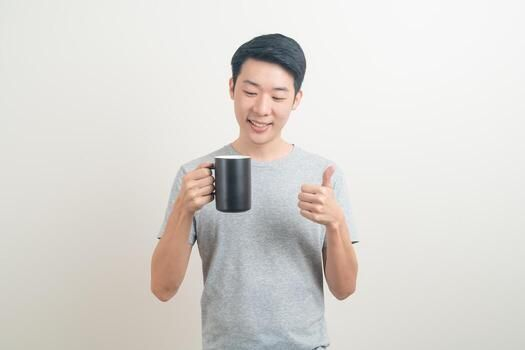
#> input picture CVIP/Lab 6/cup_holding.jpg, 525 x 350 px
$ jupyter execute lab6_image_segmentation.ipynb   (older library calls are emulated)
#> lines starting #> are read from the running program, lines starting #| are printed output that depends on the picture; after the words box and inside, x2 and y2 are one past the last pixel; in counts of white or black regions, pixels touching at a corner belong together
# Computer Vision and Image Processing (CSCS111/CSDS119)
## Lab Assignment 6: Image Segmentation

**Input Image**: `cup_holding.jpg`

This notebook covers:
- **Part A**:
  1. Prominent point detection and directional line detection (Horizontal, Vertical, +45°, -45°).
  2. Spatial edge detection operators: Roberts Cross, Prewitt, Sobel, and Laplacian.
  3. Thresholding-based segmentation: Iterative Global Thresholding vs. Otsu's thresholding.
  4. Region-based segmentation (Region Growing): sensitivity analysis with seed locations and similarity threshold $\Delta T$.
  5. Comparative observations on separation effectiveness.
- **Part B**:
  - Segmentation pipeline focusing on retaining the **black cup** in hand in contrast to the surrounding **gray background** and hand skin tones.
  - Comparison against single-technique thresholding failures (Global Otsu & Naive dark thresholding).
  - Object disappearance using surrounding inpainting.

[cell 1]
import cv2
import numpy as np
import matplotlib.pyplot as plt
from collections import deque

# Load image
img_bgr = cv2.imread('cup_holding.jpg')
#> img_bgr is the input picture: shape (350, 525, 3); mean B, G, R 211.3, 215.7, 218.9
img_rgb = cv2.cvtColor(img_bgr, cv2.COLOR_BGR2RGB)
gray = cv2.cvtColor(img_bgr, cv2.COLOR_BGR2GRAY)
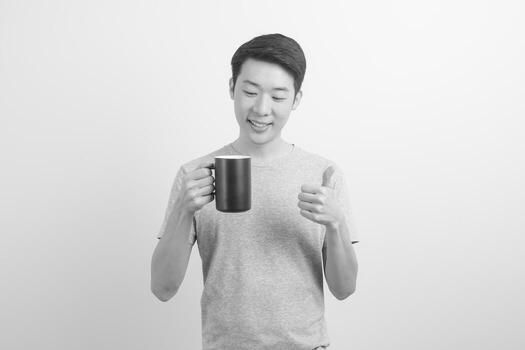
#> gray: shape (350, 525); min 15, max 255, mean 216.2

print(f"Loaded cup_holding.jpg with dimensions: {img_bgr.shape[1]}x{img_bgr.shape[0]} (Channels: {img_bgr.shape[2]})")
#| Loaded cup_holding.jpg with dimensions: 525x350 (Channels: 3)

fig, ax = plt.subplots(figsize=(6, 4))
ax.imshow(img_rgb)
ax.set_title("Original Image (cup_holding.jpg)")
ax.axis("off")
plt.tight_layout()
plt.show()

### Part A.1: Point and Directional Line Detection
- **Point Detection Mask**: $3 \times 3$ Laplacian-based kernel detecting isolated points with high spatial frequency.
- **Directional Line Masks**: Horizontal, Vertical, +45°, and -45° kernels designed to respond strongly to lines oriented along specific directions.

[cell 2]
# Point detection kernel
point_kernel = np.array([[-1, -1, -1],
                         [-1,  8, -1],
                         [-1, -1, -1]], dtype=np.float32)
point_resp = np.abs(cv2.filter2D(gray, cv2.CV_32F, point_kernel))
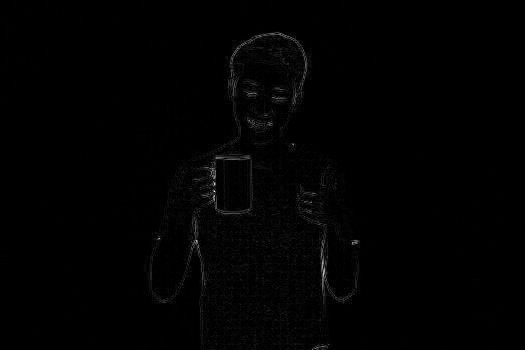
#> point_resp: shape (350, 525) float32; min 0, max 996, mean 8.2; drawn with min black and max white
# Prominent point detection threshold (top 0.5% responses)
point_thresh = np.percentile(point_resp, 99.5)
#> point_thresh = 191
point_detected = (point_resp > point_thresh).astype(np.uint8) * 255
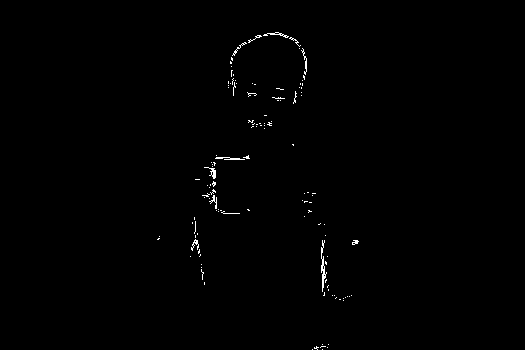
#> point_detected: shape (350, 525); 0.5% white in thin lines or dots, all inside (x1, y1, x2, y2) = (157, 32, 359, 350)

# Directional line detection kernels
line_h = np.array([[-1, -1, -1],
                   [ 2,  2,  2],
                   [-1, -1, -1]], dtype=np.float32)
line_v = np.array([[-1,  2, -1],
                   [-1,  2, -1],
                   [-1,  2, -1]], dtype=np.float32)
line_p45 = np.array([[-1, -1,  2],
                     [-1,  2, -1],
                     [ 2, -1, -1]], dtype=np.float32)
line_m45 = np.array([[ 2, -1, -1],
                     [-1,  2, -1],
                     [-1, -1,  2]], dtype=np.float32)

resp_h = np.abs(cv2.filter2D(gray, cv2.CV_32F, line_h))
resp_v = np.abs(cv2.filter2D(gray, cv2.CV_32F, line_v))
resp_p45 = np.abs(cv2.filter2D(gray, cv2.CV_32F, line_p45))
resp_m45 = np.abs(cv2.filter2D(gray, cv2.CV_32F, line_m45))

# Plot results
fig, axes = plt.subplots(2, 3, figsize=(15, 8))
axes[0, 0].imshow(gray, cmap='gray')
axes[0, 0].set_title("Grayscale Input")

axes[0, 1].imshow(point_detected, cmap='gray')
axes[0, 1].set_title("Prominent Points Detected")

axes[0, 2].imshow(resp_h, cmap='gray')
axes[0, 2].set_title("Horizontal Line Response")

axes[1, 0].imshow(resp_v, cmap='gray')
axes[1, 0].set_title("Vertical Line Response")

axes[1, 1].imshow(resp_p45, cmap='gray')
axes[1, 1].set_title("+45° Diagonal Line Response")

axes[1, 2].imshow(resp_m45, cmap='gray')
axes[1, 2].set_title("-45° Diagonal Line Response")

for ax in axes.ravel():
    ax.axis('off')
plt.tight_layout()
plt.show()

### Part A.2: Edge Detection Operators
Comparing classical spatial edge detection operators:
1. **Roberts Cross**: Diagonal $2 \times 2$ gradient masks.
2. **Prewitt**: Orthogonal $3 \times 3$ gradient masks.
3. **Sobel**: Gradient masks with Gaussian center weighting ($2$ vs $1$) for noise suppression.
4. **Laplacian**: Isotropic second-derivative operator.

[cell 3]
# Roberts Cross
rob_x = np.array([[1, 0], [0, -1]], dtype=np.float32)
rob_y = np.array([[0, 1], [-1, 0]], dtype=np.float32)
gx_rob = cv2.filter2D(gray, cv2.CV_32F, rob_x)
gy_rob = cv2.filter2D(gray, cv2.CV_32F, rob_y)
roberts = np.sqrt(gx_rob**2 + gy_rob**2)

# Prewitt
prew_x = np.array([[-1, 0, 1], [-1, 0, 1], [-1, 0, 1]], dtype=np.float32)
prew_y = np.array([[-1, -1, -1], [0, 0, 0], [1, 1, 1]], dtype=np.float32)
gx_prew = cv2.filter2D(gray, cv2.CV_32F, prew_x)
gy_prew = cv2.filter2D(gray, cv2.CV_32F, prew_y)
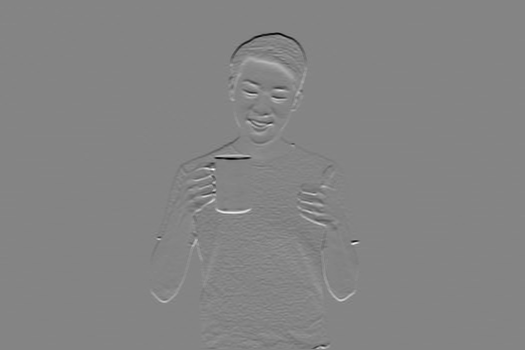
#> gy_prew: shape (350, 525) float32; min -548, max 504, mean -0.8; drawn with min black and max white
prewitt = np.sqrt(gx_prew**2 + gy_prew**2)
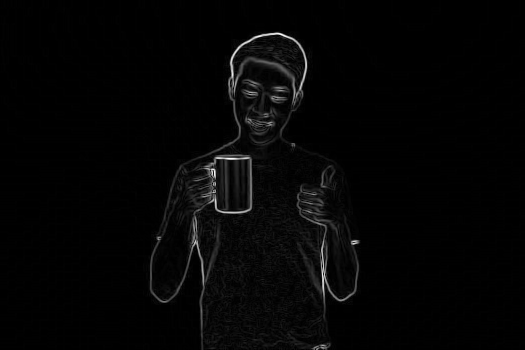
#> prewitt: shape (350, 525) float32; min 0, max 549.6, mean 10.9; drawn with min black and max white

# Sobel
sobel_x = cv2.Sobel(gray, cv2.CV_32F, 1, 0, ksize=3)
sobel_y = cv2.Sobel(gray, cv2.CV_32F, 0, 1, ksize=3)
sobel = np.sqrt(sobel_x**2 + sobel_y**2)

# Laplacian (2nd Derivative)
laplacian = np.abs(cv2.Laplacian(gray, cv2.CV_32F, ksize=3))

fig, axes = plt.subplots(2, 2, figsize=(12, 8))
axes[0, 0].imshow(roberts, cmap='gray')
axes[0, 0].set_title("Roberts Cross Edge Detector")

axes[0, 1].imshow(prewitt, cmap='gray')
axes[0, 1].set_title("Prewitt Edge Detector")

axes[1, 0].imshow(sobel, cmap='gray')
axes[1, 0].set_title("Sobel Edge Detector")

axes[1, 1].imshow(laplacian, cmap='gray')
axes[1, 1].set_title("Laplacian (2nd Derivative)")

for ax in axes.ravel():
    ax.axis('off')
plt.tight_layout()
plt.show()

### Part A.3: Thresholding-Based Segmentation
- **Basic Iterative Global Thresholding**: Successively recalculates threshold as the midpoint of foreground and background means until convergence.
- **Otsu's Thresholding**: Computes the optimal global threshold by maximizing inter-class variance $\sigma_B^2$ across the image histogram.

[cell 4]
# Iterative Global Thresholding
T = float(gray.mean())
#> T = 216.2
while True:
    g1 = gray[gray > T]
    g2 = gray[gray <= T]
    m1 = g1.mean() if len(g1) > 0 else 0
    m2 = g2.mean() if len(g2) > 0 else 0
    new_T = (m1 + m2) / 2
    if abs(T - new_T) < 0.5:
        break
    T = new_T
#> this loop made 8 passes
#> (m1, m2, new_T, T) on passes 1 to 7: (234.6, 181.5, 208.1, 208.1), (232.4, 173.2, 202.8, 202.8), (230.8, 166.9, 198.9, 198.9), (229.4, 160.3, 194.8, 194.8), (228.1, 152.7, 190.4, 190.4), (227.5, 148.6, 188.1, 188.1), (227.3, 147, 187.1, 187.1)
#> (m1, m2, new_T) on pass 8: (227.2, 146.2, 186.7)

global_thresh_val = T
#> global_thresh_val = 187.1
global_seg = (gray > global_thresh_val).astype(np.uint8) * 255
#> global_seg: shape (350, 525); 86.4% white; 58 black regions (52 under 20 px), largest, box (x1, y1, x2, y2) and area: (150, 158, 357, 350) 19577, (213, 33, 306, 156) 4987, (321, 167, 333, 187) 104, (250, 291, 262, 302) 57, (181, 167, 187, 175) 22, (301, 327, 309, 335) 22

# Otsu's Thresholding
otsu_thresh_val, otsu_seg = cv2.threshold(gray, 0, 255, cv2.THRESH_BINARY + cv2.THRESH_OTSU)
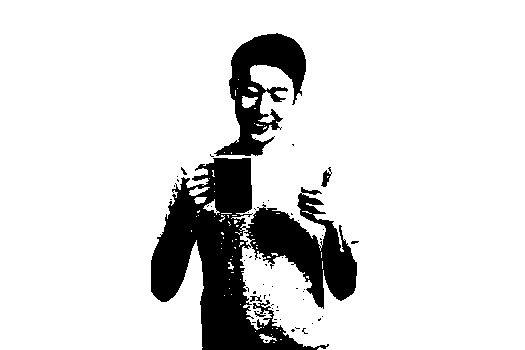
#> otsu_seg: shape (350, 525); 86.7% white; 56 black regions (51 under 20 px), largest, box (x1, y1, x2, y2) and area: (151, 158, 357, 350) 19220, (214, 33, 306, 156) 4919, (321, 167, 332, 187) 99, (250, 295, 262, 302) 40, (181, 167, 187, 175) 21
#> otsu_thresh_val = 186

print(f"Iterative Global Threshold: {global_thresh_val:.2f}")
#| Iterative Global Threshold: 187.13
print(f"Otsu Optimal Threshold:    {otsu_thresh_val:.2f}")
#| Otsu Optimal Threshold:    186.00

fig, axes = plt.subplots(1, 3, figsize=(15, 5))
axes[0].imshow(gray, cmap='gray')
axes[0].set_title("Grayscale Input")

axes[1].imshow(global_seg, cmap='gray')
axes[1].set_title(f"Global Thresholding (T = {global_thresh_val:.1f})")

axes[2].imshow(otsu_seg, cmap='gray')
axes[2].set_title(f"Otsu's Thresholding (T = {otsu_thresh_val:.1f})")

for ax in axes:
    ax.axis('off')
plt.tight_layout()
plt.show()

### Part A.4: Region-Based Segmentation (Region Growing)
- Starts from an initial seed point $(r_{seed}, c_{seed})$ and adds neighboring 4-connected pixels $(r, c)$ if $|I(r, c) - I_{seed}| \le \Delta T$.
- **Investigation**: We evaluate sensitivity across:
  1. **Seed location**: Inside the cup (row 187, col 230) vs. on the gray background (row 50, col 50).
  2. **Similarity threshold**: $\Delta T = 15$ (tight), $\Delta T = 30$ (moderate/beginning leakage), and $\Delta T = 60$ (severe leakage across scene).

[cell 5]
def region_growing(img_gray, seed, threshold=30):
#> called with seed = (187, 230), threshold = 15
    h, w = img_gray.shape
#> h = 350; w = 525
    segmented = np.zeros((h, w), dtype=bool)
    visited = np.zeros((h, w), dtype=bool)

    sr, sc = seed
    seed_val = float(img_gray[sr, sc])
#> seed_val = 48

    queue = deque([(sr, sc)])
    visited[sr, sc] = True
    segmented[sr, sc] = True

    while queue:
        r, c = queue.popleft()
        for dr, dc in [(-1, 0), (1, 0), (0, -1), (0, 1)]:
            nr, nc = r + dr, c + dc
            if 0 <= nr < h and 0 <= nc < w and not visited[nr, nc]:
                visited[nr, nc] = True
                if abs(float(img_gray[nr, nc]) - seed_val) <= threshold:
                    segmented[nr, nc] = True
                    queue.append((nr, nc))

    return (segmented.astype(np.uint8) * 255)

# Seed 1: Inside Black Cup (row 187, col 230, intensity ~48)
seed_cup = (187, 230)
cup_t15 = region_growing(gray, seed_cup, threshold=15)
#> cup_t15: shape (350, 525); 0.24% white; 1 white region, box (x1, y1, x2, y2) and area: (220, 160, 248, 212) 442
cup_t30 = region_growing(gray, seed_cup, threshold=30)
#> cup_t30: shape (350, 525); 0.52% white; 1 white region, box (x1, y1, x2, y2) and area: (207, 159, 249, 212) 958
cup_t60 = region_growing(gray, seed_cup, threshold=60)
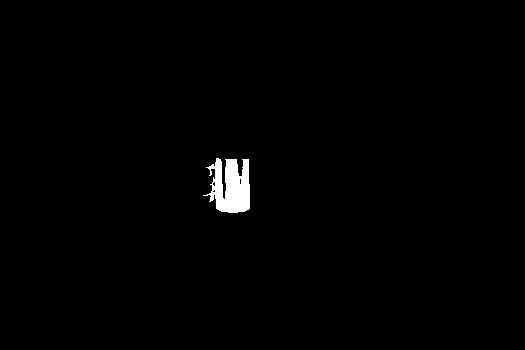
#> cup_t60: shape (350, 525); 0.94% white; 1 white region, box (x1, y1, x2, y2) and area: (203, 158, 250, 213) 1724

# Seed 2: On Gray Background (row 50, col 50, intensity ~225)
seed_bg = (50, 50)
bg_t30 = region_growing(gray, seed_bg, threshold=30)
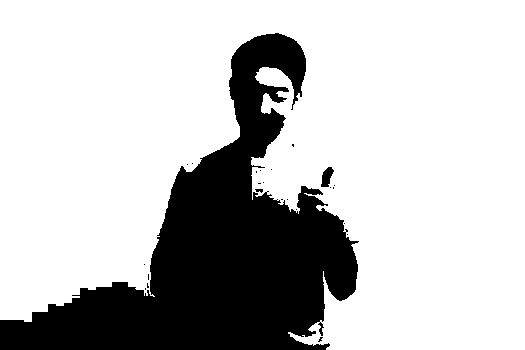
#> bg_t30: shape (350, 525); 75.9% white; 24 black regions (21 under 20 px), largest, box (x1, y1, x2, y2) and area: (0, 33, 359, 350) 44055, (321, 167, 334, 187) 163, (255, 189, 263, 193) 22

print(f"Seed at Cup {seed_cup} with ΔT=15 -> Segmented Pixels: {np.sum(cup_t15 > 0)}")
#| Seed at Cup (187, 230) with ΔT=15 -> Segmented Pixels: 442
print(f"Seed at Cup {seed_cup} with ΔT=30 -> Segmented Pixels: {np.sum(cup_t30 > 0)}")
#| Seed at Cup (187, 230) with ΔT=30 -> Segmented Pixels: 958
print(f"Seed at Cup {seed_cup} with ΔT=60 -> Segmented Pixels: {np.sum(cup_t60 > 0)}")
#| Seed at Cup (187, 230) with ΔT=60 -> Segmented Pixels: 1724
print(f"Seed at Background {seed_bg} with ΔT=30 -> Segmented Pixels: {np.sum(bg_t30 > 0)}")
#| Seed at Background (50, 50) with ΔT=30 -> Segmented Pixels: 139457

fig, axes = plt.subplots(2, 2, figsize=(12, 8))
axes[0, 0].imshow(cup_t15, cmap='gray')
axes[0, 0].set_title(f"Cup Seed {seed_cup}, ΔT = 15 (Tight/Under-segmented)")

axes[0, 1].imshow(cup_t30, cmap='gray')
axes[0, 1].set_title(f"Cup Seed {seed_cup}, ΔT = 30 (Begins leaking to finger edges)")

axes[1, 0].imshow(cup_t60, cmap='gray')
axes[1, 0].set_title(f"Cup Seed {seed_cup}, ΔT = 60 (Excessive Leakage to Shadows)")

axes[1, 1].imshow(bg_t30, cmap='gray')
axes[1, 1].set_title(f"Background Seed {seed_bg}, ΔT = 30 (Gray Background Region)")

for ax in axes.ravel():
    ax.axis('off')
plt.tight_layout()
plt.show()

### Part A.5: Observations on Segmentation Techniques

1. **Point and Line Detection**:
   - Point detection highlights isolated high-frequency discontinuities (such as specular highlights or noise spots).
   - Directional line masks cleanly separate linear structures matching the mask orientations ($0^\circ, 90^\circ, \pm 45^\circ$), but cannot form closed object boundaries required for segmentation.

2. **Edge Operators (Roberts, Prewitt, Sobel, Laplacian)**:
   - **Roberts Cross** is very sensitive to noise due to its small $2 \times 2$ support.
   - **Prewitt and Sobel** produce clearer and more continuous edge boundaries for both the person and the cup. Sobel gives smoother, thicker edges because of its central Gaussian weighting ($2$ vs $1$).
   - **Laplacian** produces double edges and amplifies background noise, requiring zero-crossing analysis for usable boundaries.

3. **Thresholding (Global Iterative vs. Otsu)**:
   - Both Iterative Global Thresholding ($T \approx 187.1$) and Otsu's method ($T = 186.0$) calculate almost identical partition values.
   - While both effectively divide the bright background from the darker body/person, **neither can isolate the black cup alone** because global thresholding splits the histogram into only two broad classes.

4. **Region Growing**:
   - **Most effective technique for local object extraction**: By seeding directly within the black cup and choosing a tight similarity criterion ($\Delta T \approx 15-25$), region growing extracts the cup region cleanly.
   - When $\Delta T$ is increased beyond $30$, the region leaks across the subtle boundary into the hand and background.

### PART B: Object Retention and Disappearance Pipeline (Black Cup vs. Gray Background)

#### Problem Statement
In `cup_holding.jpg`, the object in hand is a **black cup** (intensity values $\approx 30\text{--}70$), held against a **gray background** (intensity values $\approx 200\text{--}245$) and skin tones of the hand (intensity values $\approx 150\text{--}210$).
We want to:
1. **Retain only the black cup** in hand and remove everything else (replacing the background and person with clean white).
2. **Make the black cup disappear** seamlessly from the hand while preserving the scene context.

#### Limitations of Single Segmentation Techniques
1. **Global Otsu Thresholding**: Calculates $T = 186$, which splits light background from foreground. This lumps the person, hand, and black cup together into a single large component, completely failing to isolate the cup.
2. **Naive Dark Intensity Thresholding ($I < 80$)**: While this captures dark pixels matching the cup, it operates globally without spatial awareness. Consequently, it falsely includes dark hair at the top and clothing shadows, failing to provide an isolated cup mask.

#### Proposed Localized Composite Pipeline
1. **Targeted Seeded Region Growing**: Plant the seed directly inside the black cup body at $(187, 230)$ where the pixel intensity is $\approx 48$. Using a calibrated similarity tolerance of $\Delta T = 25$, the region grows through the cup and terminates at the sharp boundary against the fingers and background.
2. **Morphological Closing and Opening**: A $5 \times 5$ elliptical closing fills any interior gaps (e.g., logo or specular highlights), and an opening removes thin bridges touching the holding fingers.
3. **Object Retention**: Retain the segmented black cup pixels while setting the gray background and person to clean white.
4. **Object Disappearance**: Inpaint the segmented black cup region using the Telea fast-marching algorithm, propagating surrounding hand and background textures so the cup disappears seamlessly.

[cell 6]
# --- Part B Implementation: Black Cup vs Gray Background ---

# 1. Failure Mode 1: Global Otsu Thresholding
# Fails because it merges person, hand, and black cup into one foreground blob
failure_otsu = otsu_seg.copy()

# 2. Failure Mode 2: Naive Dark Intensity Thresholding (I < 80)
# Fails because it lacks spatial localization, falsely picking up dark hair and shadows
failure_dark_thresh = (gray < 80).astype(np.uint8) * 255
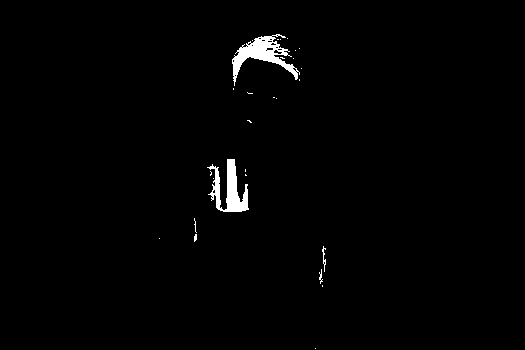
#> failure_dark_thresh: shape (350, 525); 1.2% white; 28 white regions (24 under 20 px), largest, box (x1, y1, x2, y2) and area: (232, 34, 300, 86) 1138, (207, 159, 249, 212) 980, (322, 246, 326, 272) 42, (319, 269, 323, 284) 27

# 3. Proposed Localized Composite Pipeline:
# Step 1: Seeded Region Growing on the Black Cup
# Seed: row 187, col 230 (intensity ~48 in the black cup)
seed_black_cup = (187, 230)
raw_cup_mask = region_growing(gray, seed_black_cup, threshold=25)
#> raw_cup_mask: shape (350, 525); 0.45% white; 1 white region, box (x1, y1, x2, y2) and area: (207, 159, 249, 212) 830

# Step 2: Morphological Refinement
# 5x5 elliptical structuring element to fill gaps and sever finger boundary bridges
kernel = cv2.getStructuringElement(cv2.MORPH_ELLIPSE, (5, 5))
closed_cup_mask = cv2.morphologyEx(raw_cup_mask, cv2.MORPH_CLOSE, kernel)
#> closed_cup_mask: shape (350, 525); 0.48% white; 1 white region, box (x1, y1, x2, y2) and area: (207, 159, 249, 212) 886
final_cup_mask = cv2.morphologyEx(closed_cup_mask, cv2.MORPH_OPEN, kernel)
#> final_cup_mask: shape (350, 525); 0.4% white; 2 white regions, box (x1, y1, x2, y2) and area: (227, 159, 248, 212) 601, (210, 180, 220, 201) 138

# Step 3: Object Retention - Retain only the black cup, replace gray background & person with white
retained_black_cup = img_rgb.copy()
retained_black_cup[final_cup_mask == 0] = [255, 255, 255]
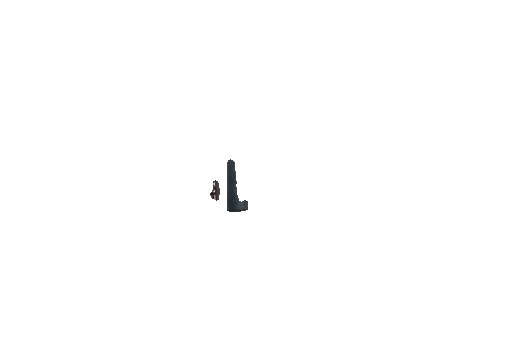
#> retained_black_cup: shape (350, 525, 3); mean R, G, B 254.2, 254.2, 254.2

# Step 4: Object Disappearance - Inpaint the black cup to restore hand and background
disappeared_bgr = cv2.inpaint(img_bgr, final_cup_mask, inpaintRadius=9, flags=cv2.INPAINT_TELEA)
disappeared_rgb = cv2.cvtColor(disappeared_bgr, cv2.COLOR_BGR2RGB)

# 4. Display Comparison and Results
fig, axes = plt.subplots(2, 3, figsize=(16, 9))

axes[0, 0].imshow(img_rgb)
axes[0, 0].set_title("1. Original Image (cup_holding.jpg)")

axes[0, 1].imshow(failure_otsu, cmap='gray')
axes[0, 1].set_title("Failure 1: Otsu (Lumps person & cup together)")

axes[0, 2].imshow(failure_dark_thresh, cmap='gray')
axes[0, 2].set_title("Failure 2: Dark Threshold I<80 (Falsely catches hair)")

axes[1, 0].imshow(final_cup_mask, cmap='gray')
axes[1, 0].set_title("2. Proposed Pipeline Mask (Black Cup Only)")

axes[1, 1].imshow(retained_black_cup)
axes[1, 1].set_title("3. Retained Object (Only Black Cup Kept)")

axes[1, 2].imshow(disappeared_rgb)
axes[1, 2].set_title("4. Disappeared Object (Inpainted Hand/Scene)")

for ax in axes.ravel():
    ax.axis('off')
plt.tight_layout()
plt.show()
